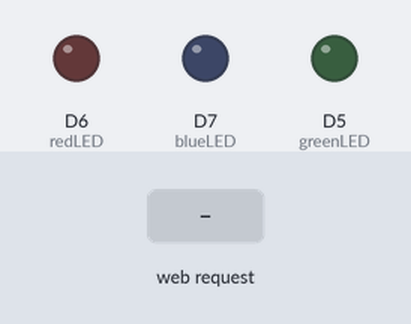
This sketch was run on a simulated ESP8266 (NodeMCU). Shown: output pins drawn as LEDs (lit = HIGH). The test bench sets the inputs (shaded band). WiFi joins after 1.5 s; servers stay silent unless stated; what the sketch prints to the serial monitor is not drawn.

Above: at 2.7 s.
2.8 s: HTTP request GET /fingers?count=1 received
At 3.5 s:
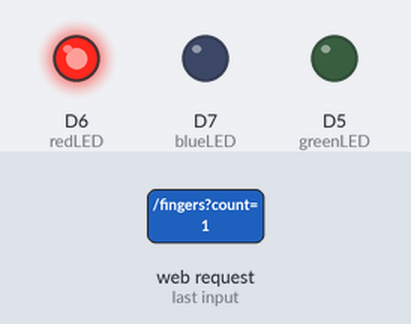
4.3 s: HTTP request GET /fingers?count=120 received
At 4.7 s:
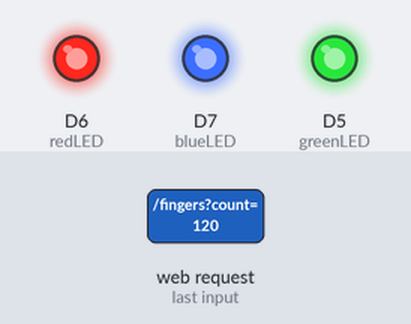
5.8 s: HTTP request GET /fingers received
At 7.0 s:
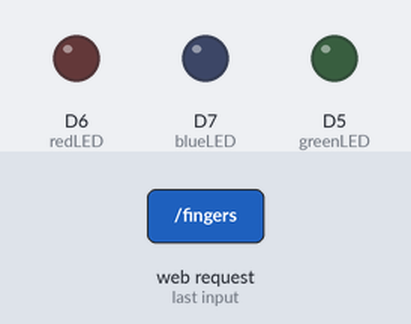
Timing chart, 0 to 8.8 s (numbered marks = the images above; inputs shaded):
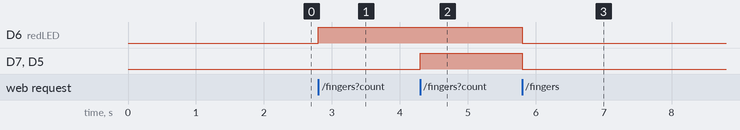

Measured:
- after the input at 2.8 s, D6 (redLED): LOW → HIGH at once
- after the input at 4.3 s, D7 (blueLED), D5 (greenLED): LOW → HIGH at once
- after the input at 5.8 s, D6 (redLED), D7 (blueLED), D5 (greenLED): HIGH → LOW at once

The sketch:

FingerCount.ino
```cpp
#include <ESP8266WiFi.h>
#include <ESP8266WebServer.h>

const char* ssid = "Your_Wifi_Name";
const char* password = "Your_Wifi_Password";

ESP8266WebServer server(80);

const int redLED = D6;
const int greenLED = D5;
const int blueLED = D7;

void setup() {
  Serial.begin(115200);
  WiFi.begin(ssid, password);

  pinMode(redLED, OUTPUT);
  pinMode(greenLED, OUTPUT);
  pinMode(blueLED, OUTPUT);

  Serial.print("Connecting");
  while (WiFi.status() != WL_CONNECTED) {
    delay(500);
    Serial.print(".");
  }

  Serial.println("\nConnected! IP:");
  Serial.println(WiFi.localIP());

  server.on("/fingers", []() {
    int count = server.arg("count").toInt();

    // All LEDs OFF
    digitalWrite(redLED, LOW);
    digitalWrite(greenLED, LOW);
    digitalWrite(blueLED, LOW);

    if (count == 1) {
      digitalWrite(redLED, HIGH);
    } else if (count == 2) {
      digitalWrite(redLED, HIGH);
      digitalWrite(greenLED, HIGH);
    } else if (count >= 3) {
      digitalWrite(redLED, HIGH);
      digitalWrite(greenLED, HIGH);
      digitalWrite(blueLED, HIGH);
    }
    server.send(200, "text/plain", "OK");
  });

  server.begin();
}

void loop() {
  server.handleClient();
}
```
